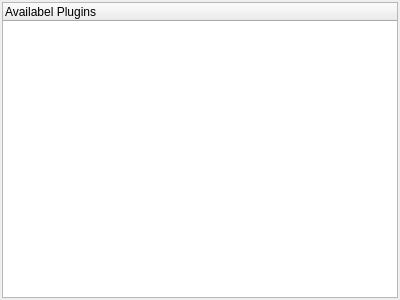
<?xml version="1.0" encoding="UTF-8"?>
<ui version="4.0">
 <class>PluginInfo</class>
 <widget class="QDialog" name="PluginInfo">
  <property name="geometry">
   <rect>
    <x>0</x>
    <y>0</y>
    <width>400</width>
    <height>300</height>
   </rect>
  </property>
  <property name="windowTitle">
   <string>Plugin Info</string>
  </property>
  <layout class="QGridLayout" name="gridLayout">
   <property name="margin">
    <number>2</number>
   </property>
   <item row="0" column="0">
    <widget class="QTreeWidget" name="treePlugins">
     <property name="editTriggers">
      <set>QAbstractItemView::NoEditTriggers</set>
     </property>
     <property name="showDropIndicator" stdset="0">
      <bool>false</bool>
     </property>
     <column>
      <property name="text">
       <string>Availabel Plugins</string>
      </property>
     </column>
    </widget>
   </item>
  </layout>
 </widget>
 <resources/>
 <connections/>
</ui>
